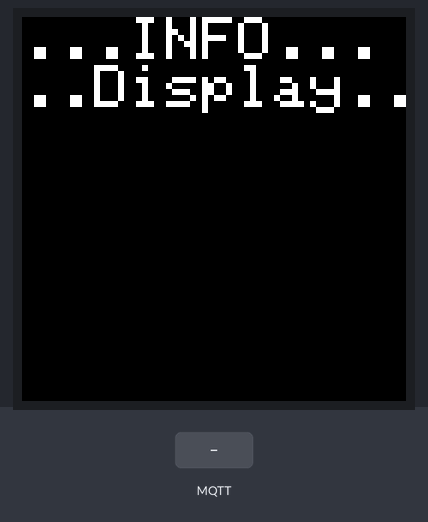
Recording of a sketch running on a simulated ESP32. On the bench: 64×64 colour display. The test bench sets the inputs (shaded band). WiFi joins after 1.5 s; servers stay silent unless stated; random numbers use the default seed unless the sketch sets one; no MQTT or app messages arrive unless stated; what the sketch prints to the serial monitor is not drawn.

Above: at 2.7 s.
2.8 s: MQTT message "INFODisplay/zeile1" arrives on the first subscribed topic
At 4.5 s:
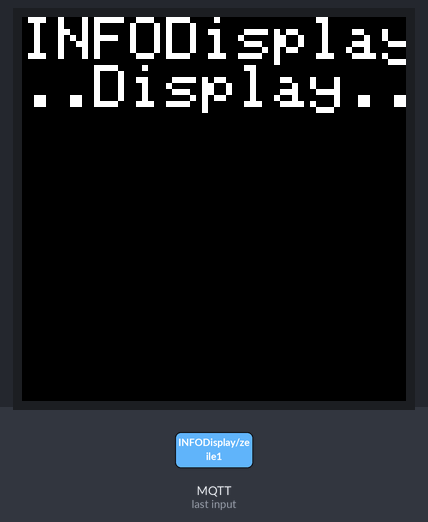
5.0 s: MQTT message "1" arrives on the first subscribed topic
At 6.1 s:
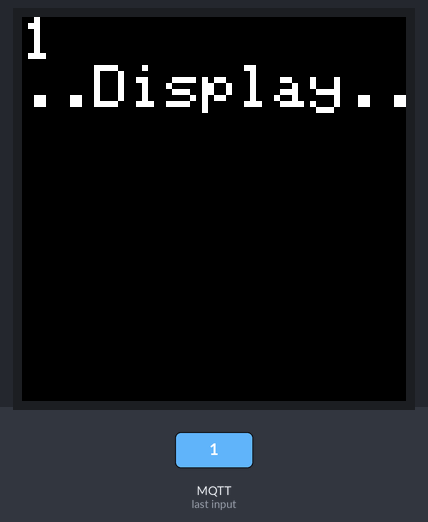
7.0 s: MQTT message "INFODisplay/zeile1" arrives on the second subscribed topic
At 9.0 s:
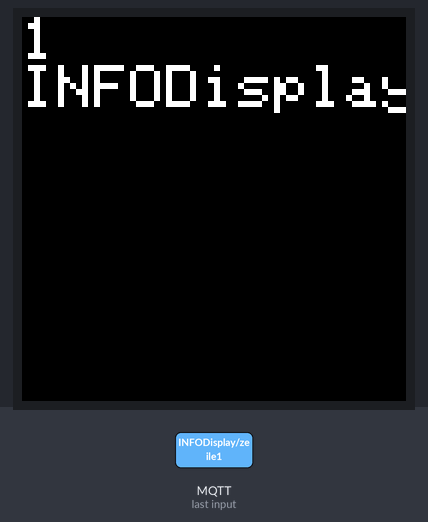
Timing chart, 0 to 10.5 s (numbered marks = the images above; inputs shaded):
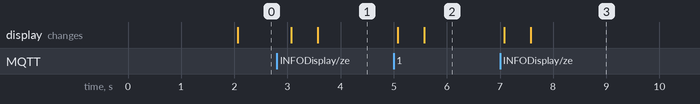

Measured:
- after the input at 2.8 s, the display: first changes after 0.27 s (image 1 shows a later state)
- after the input at 5.0 s, the display: first changes after 0.08 s (image 2 shows a later state)
- after the input at 7.0 s, the display: first changes after 0.08 s (image 3 shows a later state)

The sketch:

esp32_MatrixLED64x64_MQTT.ino
```cpp
#include <ESP32-HUB75-MatrixPanel-I2S-DMA.h>
#include <WiFi.h>
#include <PubSubClient.h>
#include <ArduinoOTA.h>
#include "arduino_secrets.h"

// HUB75E pinout
// R1 | G1
// B1 | GND
// R2 | G2
// B2 | E
//  A | B
//  C | D
// CLK| LAT
// OE | GND

///////please enter your sensitive data in the Secret tab/arduino_secrets.h

char ssid[] = SECRET_SSID;                 // your network SSID (name)
char pass[] = SECRET_PASS;                 // your network password (use for WPA, or use as key for WEP)
char mqtt_server[] = SECRET_MQTT_SERVER;   // your MQTT SERVER IP
char mqtt_user[] = SECRET_MQTT_USER;       // your MQTT SERVER USER
char mqtt_pass[] = SECRET_MQTT_PASS;       // your MQTT SERVER PASSWORD
char ota_pass[] = SECRET_OTA_PASS;         // your OTA PASSWORD


#define PANEL_RES_X 64      // Number of pixels wide of each INDIVIDUAL panel module.
#define PANEL_RES_Y 64     // Number of pixels tall of each INDIVIDUAL panel module.
#define PANEL_CHAIN 1      // Total number of panels chained one to another

//MatrixPanel_I2S_DMA dma_display;
MatrixPanel_I2S_DMA *dma_display = nullptr;

uint16_t myBLACK = dma_display->color565(0, 0, 0);
uint16_t myWHITE = dma_display->color565(255, 255, 255);
uint16_t myRED = dma_display->color565(255, 0, 0);
uint16_t myGREEN = dma_display->color565(0, 255, 0);
uint16_t myBLUE = dma_display->color565(0, 0, 255);


WiFiClient espClient;
PubSubClient client(espClient);

//int spacer = 1;                 // Länge eines Leerzeichens
//int width = 5 + spacer;         // Schriftgröße

String hostname = "INFOdisplay";
String Zeile1 = "...INFO...";
String Zeile2 = "..Display..";
String Zeile3 = "";
String Zeile4 = "";
String Zeile5 = "";
String Zeile6 = "";
String Zeile7 = "";
String Zeile8 = "";

void setup_wifi() {
  delay(10);
  // We start by connecting to a WiFi network
  Serial.println();
  Serial.print("Connecting to ");
  Serial.println(ssid);
  WiFi.setHostname(hostname.c_str()); //define hostname
  WiFi.begin(ssid, pass);

  while (WiFi.status() != WL_CONNECTED) {
    delay(500);
    Serial.print(".");
  }

  randomSeed(micros());

  Serial.println("");
  Serial.println("WiFi connected");
  Serial.println("IP address: ");
  Serial.println(WiFi.localIP());

  ArduinoOTA.setHostname("INFODisplay");
  ArduinoOTA.setPassword(ota_pass);
  ArduinoOTA.begin();
}

void MQTTCallback(char* topic, byte* payload, unsigned int length) {
  String PayloadString = "";
  for (int i = 0; i < length; i++) { PayloadString = PayloadString + (char)payload[i]; }

  Serial.println("New message arrived");
  Serial.println(topic);
  Serial.println(PayloadString);

  if(strcmp(topic, "INFODisplay/zeile1") == 0) {
    Serial.println("clearScreen and set new Text Zeile1");
    dma_display->clearScreen();
    Zeile1 = PayloadString;
  }
  if(strcmp(topic, "INFODisplay/zeile2") == 0) {
    Serial.println("clearScreen and set new Text Zeile2");
    dma_display->clearScreen();
    Zeile2 = PayloadString;
  }
  if(strcmp(topic, "INFODisplay/zeile3") == 0) {
    Serial.println("clearScreen and set new Text Zeile3");
    dma_display->clearScreen();
    Zeile3 = PayloadString;
  }
  if(strcmp(topic, "INFODisplay/zeile4") == 0) {
    Serial.println("clearScreen and set new Text Zeile4");
    dma_display->clearScreen();
    Zeile4 = PayloadString;
  }
  if(strcmp(topic, "INFODisplay/zeile5") == 0) {
    Serial.println("clearScreen and set new Text Zeile5");
    dma_display->clearScreen();
    Zeile5 = PayloadString;
  }
  if(strcmp(topic, "INFODisplay/zeile6") == 0) {
    Serial.println("clearScreen and set new Text Zeile6");
    dma_display->clearScreen();
    Zeile6 = PayloadString;
  }
  if(strcmp(topic, "INFODisplay/zeile7") == 0) {
    Serial.println("clearScreen and set new Text Zeile7");
    dma_display->clearScreen();
    Zeile7 = PayloadString;
  }
  if(strcmp(topic, "INFODisplay/zeile8") == 0) {
    Serial.println("clearScreen and set new Text Zeile8");
    dma_display->clearScreen();
    Zeile8 = PayloadString;
  }

}

void reconnect() {
  while (!client.connected()) {
    // Create a random client ID
    String clientId = "ESP32Client-";
    clientId += String(random(0xffff), HEX);

    // Attempt to connect
    if (client.connect(clientId.c_str(),mqtt_user, mqtt_pass)) {
      Serial.println("subscribe objects");
      client.subscribe("INFODisplay/zeile1");
      client.subscribe("INFODisplay/zeile2");
      client.subscribe("INFODisplay/zeile3");
      client.subscribe("INFODisplay/zeile4");
      client.subscribe("INFODisplay/zeile5");
      client.subscribe("INFODisplay/zeile6");
      client.subscribe("INFODisplay/zeile7");
      client.subscribe("INFODisplay/zeile8");
    }
    else
    {
      Serial.print("failed, rc=");
      Serial.print(client.state());
      Serial.println(" try again in 5 seconds");

      delay(5000);
    }
  }
}

void setup() {

  // Module configuration
  HUB75_I2S_CFG mxconfig(
    PANEL_RES_X,   // module width
    PANEL_RES_Y,   // module height
    PANEL_CHAIN    // Chain length
  );

  mxconfig.gpio.e = 18;
  mxconfig.clkphase = false;
  mxconfig.driver = HUB75_I2S_CFG::FM6126A;

  // Display Setup
  dma_display = new MatrixPanel_I2S_DMA(mxconfig);
  dma_display->begin();
  dma_display->setBrightness8(90); // range is 0-255, 0 - 0%, 255 - 100%
  dma_display->clearScreen();
  //dma_display->fillScreen(myWHITE);

  Serial.begin(115200);
  Serial.println("Boot display...");

  setup_wifi();
  client.setServer(mqtt_server, 1883);
  client.setCallback(MQTTCallback);
}

void printMatrix() {

  //Schreiben Zeile1
  dma_display->setTextWrap(false);
  dma_display->setCursor(0, 0);
  dma_display->setTextColor(dma_display->color444(15,15,15));
  dma_display->print(Zeile1);
  //Schreiben Zeile2
  //dma_display->setTextWrap(false);
  dma_display->setCursor(0, 8);
  dma_display->setTextColor(dma_display->color444(15,15,15));
  dma_display->print(Zeile2);
  //Schreiben Zeile3
  //dma_display->setTextWrap(false);
  dma_display->setCursor(0, 16);
  dma_display->setTextColor(dma_display->color444(15,15,15));
  dma_display->print(Zeile3);
  //Schreiben Zeile4
  //dma_display->setTextWrap(false);
  dma_display->setCursor(0, 24);
  dma_display->setTextColor(dma_display->color444(15,15,15));
  dma_display->print(Zeile4);
  //Schreiben Zeile5
  //dma_display->setTextWrap(false);
  dma_display->setCursor(0, 32);
  dma_display->setTextColor(dma_display->color444(15,15,15));
  dma_display->print(Zeile5);
  //Schreiben Zeile6
  //dma_display->setTextWrap(false);
  dma_display->setCursor(0, 40);
  dma_display->setTextColor(dma_display->color444(15,15,15));
  dma_display->print(Zeile6);
  //Schreiben Zeile7
  //dma_display->setTextWrap(false);
  dma_display->setCursor(0, 48);
  dma_display->setTextColor(dma_display->color444(15,15,15));
  dma_display->print(Zeile7);
  //Schreiben Zeile8
  //dma_display->setTextWrap(false);
  dma_display->setCursor(0, 56);
  dma_display->setTextColor(dma_display->color444(15,15,15));
  dma_display->print(Zeile8);
}
void loop() {
  if (!client.connected())  {
    reconnect();
  }

  client.loop();
  ArduinoOTA.handle();
  delay(500);

  printMatrix();
}
```

arduino_secrets.h
```cpp
#define SECRET_SSID "SSID"
#define SECRET_PASS "PASSWORD"
#define SECRET_MQTT_SERVER "IPSERVER"
#define SECRET_MQTT_USER "USERNAME"
#define SECRET_MQTT_PASS "PASSWORD"
#define SECRET_OTA_PASS "PASSWORD"
```
